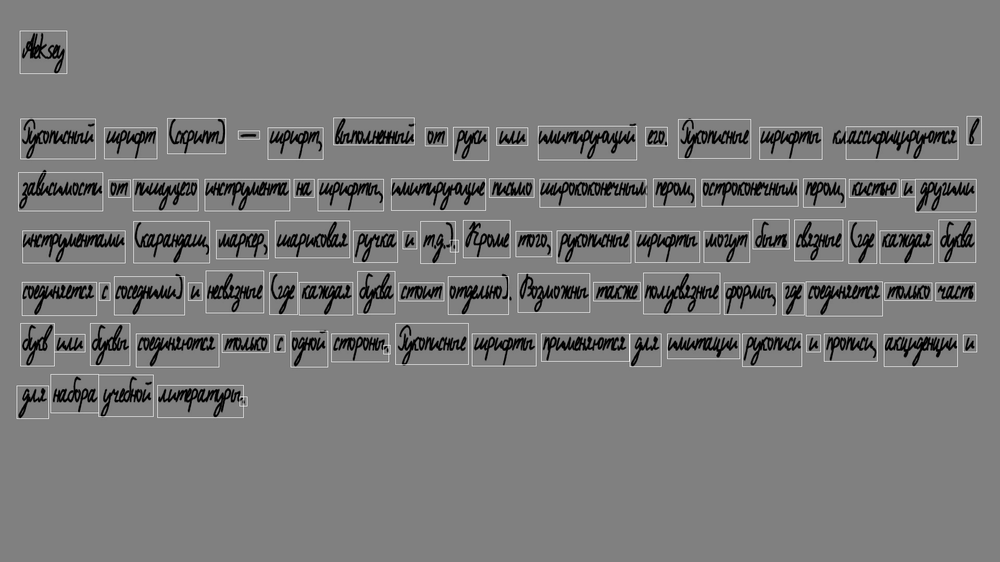
#> input picture DetectingWordsNN/src/image-0.png, 1000 x 562 px, shrunk from 1920 x 1080 before the run
$ python -i scan_photo.py   (imports and definitions only)
#> lines starting #> are read from the running program, lines starting #| are printed output that depends on the picture; after the words box and inside, x2 and y2 are one past the last pixel; in counts of white or black regions, pixels touching at a corner belong together
#> further down, picture is the input picture: shape (562, 1000, 3); min 0, max 250, mean 121.6
# импортирование необходимых библиотек
#тут новый пакет skimage
#from skimage.filters import threshold_local
#
import numpy as np
import cv2
import imutils
from skimage.filters import threshold_local
from path import Path
from typing import List

def scaner(image):
    #смотри что собрал - сканер документа по фотографии, работает даже если фото под наклоном главное чтобы фон был темнее листа
    # фон светлый потому границы листа не найдены параметр для сканируемого изображения


    # прочитать изображение

    orig = image.copy()

    # показать исходное изображение
    cv2.imshow('Original Image', image)
    cv2.waitKey(0) # press 0 to close all cv2 windows
    cv2.destroyAllWindows()

    # конвертация изображения в градации серого. Это уберёт цветовой шум
    grayImage = cv2.cvtColor(image, cv2.COLOR_BGR2GRAY)

    # размытие картинки, чтобы убрать высокочастотный шум
    # это помогает определить контур в сером изображении
    grayImageBlur = cv2.blur(grayImage,(2,2))

    # теперь производим определение границы по методу Canny
    #https://robocraft.ru/blog/computervision/484.html
    edgedImage = cv2.Canny(grayImageBlur, 100 , 300, 3,)
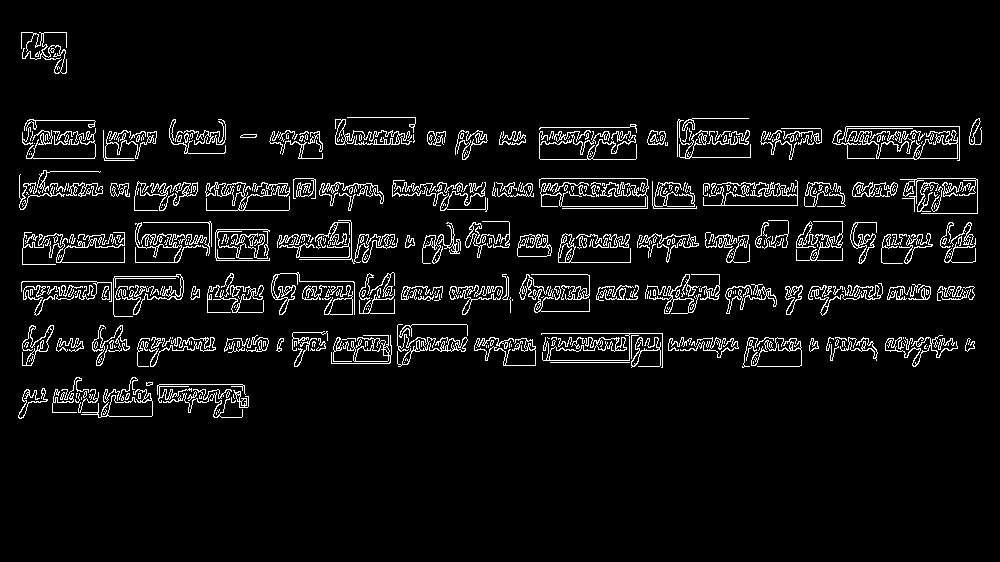
#> edgedImage: shape (562, 1000); 6% white in thin lines or dots, all inside (x1, y1, x2, y2) = (18, 32, 982, 419)

    # показать серое изображение с определенными границами
    cv2.imshow("gray", grayImage)
    cv2.imshow("grayBlur", grayImageBlur)
    cv2.imshow("Edge Detected Image", edgedImage)
    cv2.waitKey(0) # нажать 0, чтобы закрыть все окна cv2
    cv2.destroyAllWindows()

    # найти контуры на обрезанном изображении, рационально организовать область
    # оставить только большие варианты
    allContours = cv2.findContours(edgedImage.copy(), cv2.RETR_CCOMP, cv2.CHAIN_APPROX_SIMPLE)
#> allContours = 941 contours, 730 with area under 20; largest, box (x1, y1, x2, y2) and area: (331, 335, 392, 364) 548, (517, 234, 552, 257) 536, (517, 234, 552, 257) 500, (355, 338, 389, 362) 460, (324, 285, 353, 315) 348
    allContours = imutils.grab_contours(allContours)  # RETR_LIST

    # сортировка контуров области по уменьшению и сохранение топ-1
    allContours = sorted(allContours, key=cv2.contourArea, reverse=True)[:1]
#> allContours = 1 contour; box (x1, y1, x2, y2) and area: (331, 335, 392, 364) 548

    try:
        # ищем самый большой контур, потенциально это лист тетрадный, можем его не найти
        # aппроксимация контура
        perimeter = cv2.arcLength(allContours[0], True)
#> perimeter = 560.1
        ROIdimensions = cv2.approxPolyDP(allContours[0], 0.02*perimeter, True)
#> ROIdimensions = contour of 13 points, box (x1, y1, x2, y2) (331, 335, 391, 364), area 221

        # показать контуры на изображении
        cv2.drawContours(image, [ROIdimensions], -1, (0,255,0), 2)
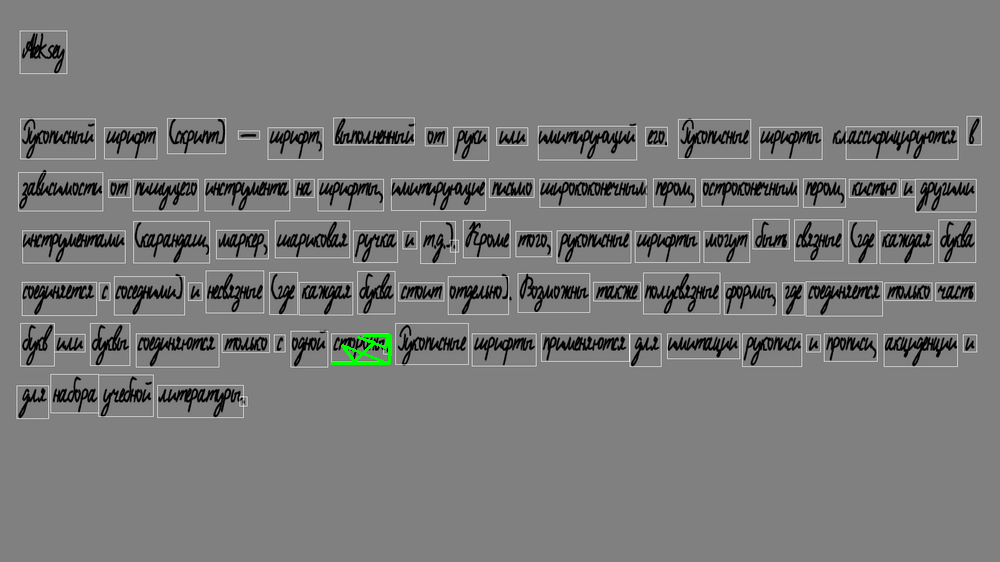
#> image: shape (562, 1000, 3); 0.13% of pixels changed, all inside (x1, y1, x2, y2) = (330, 334, 392, 365)
        cv2.imshow('Contour Outline', image)
        cv2.waitKey(0)
        cv2.destroyAllWindows()

    except:
        print(f'Не найдено контуров')
        # если произошла ошибка - возвращаем оригинал
        return False, orig
    try:
        # вырезаем самый большой контур(лист) и делаем его прямоугольным. если контур имеет больше 4 вершин то ошибка будет

        # изменение массива координат
        ROIdimensions = ROIdimensions.reshape(4,2)

        # список удержания координат ROI
        rect = np.zeros((4,2), dtype='float32')

        # наименьшая сумма будет у верхнего левого угла,
        # наибольшая — у нижнего правого угла
        s = np.sum(ROIdimensions, axis=1)
        rect[0] = ROIdimensions[np.argmin(s)]
        rect[2] = ROIdimensions[np.argmax(s)]

        # верх-право будет с минимальной разницей
        # низ-лево будет иметь максимальную разницу
        diff = np.diff(ROIdimensions, axis=1)
        rect[1] = ROIdimensions[np.argmin(diff)]
        rect[3] = ROIdimensions[np.argmax(diff)]

        # верх-лево, верх-право, низ-право, низ-лево
        (tl, tr, br, bl) = rect

        # вычислить ширину ROI
        widthA = np.sqrt((tl[0] - tr[0])**2 + (tl[1] - tr[1])**2 )
        widthB = np.sqrt((bl[0] - br[0])**2 + (bl[1] - br[1])**2 )
        maxWidth = max(int(widthA), int(widthB))

        # вычислить высоту ROI
        heightA = np.sqrt((tl[0] - bl[0])**2 + (tl[1] - bl[1])**2 )
        heightB = np.sqrt((tr[0] - br[0])**2 + (tr[1] - br[1])**2 )
        maxHeight = max(int(heightA), int(heightB))

        # набор итоговых точек для обзора всего документа
        # размер нового изображения
        dst = np.array([
            [0,0],
            [maxWidth-1, 0],
            [maxWidth-1, maxHeight-1],
            [0, maxHeight-1]], dtype="float32")

        # вычислить матрицу перспективного преобразования и применить её
        transformMatrix = cv2.getPerspectiveTransform(rect, dst)

        # преобразовать ROI
        scan = cv2.warpPerspective(orig, transformMatrix, (maxWidth, maxHeight))

        # давайте посмотрим на свёрнутый документ
        cv2.imshow("Scaned",scan)
        cv2.waitKey(0)
        cv2.destroyAllWindows()

        # конвертация в серый
        scanGray = cv2.cvtColor(scan, cv2.COLOR_BGR2GRAY)

        # показать финальное серое изображение
        cv2.imshow("scanGray", scanGray)
        cv2.waitKey(0)
        cv2.destroyAllWindows()

        # конвертация в черно-белое с высоким контрастом для документов
        # увеличить контраст в случае с документом
        T = threshold_local(scanGray, 9, offset=8, method="gaussian")
        scanBW = (scanGray > T).astype("uint8") * 255
        # показать финальное изображение с высоким контрастом
        cv2.imshow("scanBW", scanBW)
        cv2.waitKey(0)
        cv2.destroyAllWindows()

        # все отработало, мы вырезали и отсканировали изображение
        return True, scanBW
    except Exception as e:
        return False, orig

>>> import cv2
>>> picture = cv2.imread('image-0.png')
>>> result = scaner(picture)

$ run again, on DetectingWordsNN/src/image-1.png
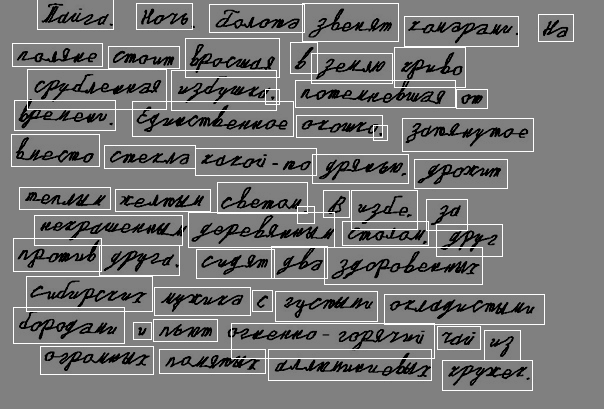
#> input picture DetectingWordsNN/src/image-1.png, 604 x 409 px
#> picture is the input picture: shape (409, 604, 3); min 0, max 255, mean 121.8
#> in scaner, `edgedImage = cv2.Canny(grayImageBlur, 100 , 300, 3,)`:
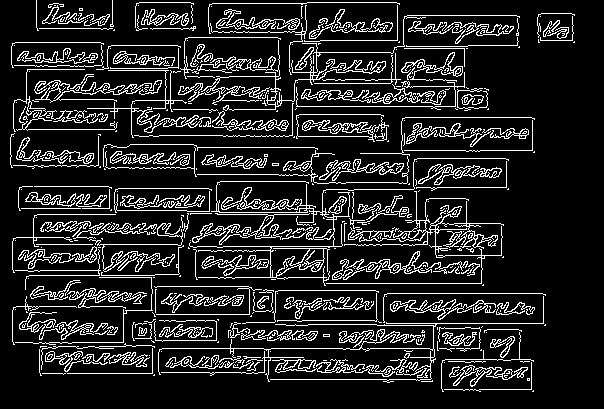
#> edgedImage: shape (409, 604); 14% white in thin lines or dots, all inside (x1, y1, x2, y2) = (10, 0, 575, 392)
#> in scaner, `allContours = cv2.findContours(edgedImage.copy(), cv2.RETR_CCOMP, cv2...`: allContours = 944 contours, 749 with area under 20; largest, box (x1, y1, x2, y2) and area: (178, 15, 520, 111) 1018, (189, 158, 509, 286) 908, (326, 191, 504, 284) 722, (272, 359, 418, 377) 550, (192, 213, 310, 245) 494
#> in scaner, `allContours = sorted(allContours, key=cv2.contourArea, reverse=True)[:1]`: allContours = 1 contour; box (x1, y1, x2, y2) and area: (178, 15, 520, 111) 1018
#> perimeter = 2496.4
#> ROIdimensions = [[519, 16], [178, 94]]
#> in scaner, `cv2.drawContours(image, [ROIdimensions], -1, (0,255,0), 2)`:
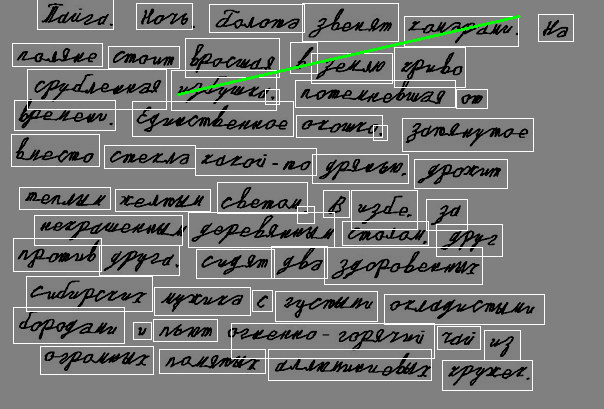
#> image: shape (409, 604, 3); 0.41% of pixels changed, all inside (x1, y1, x2, y2) = (177, 15, 521, 96)

$ run again, on DetectingWordsNN/src/image-2.png
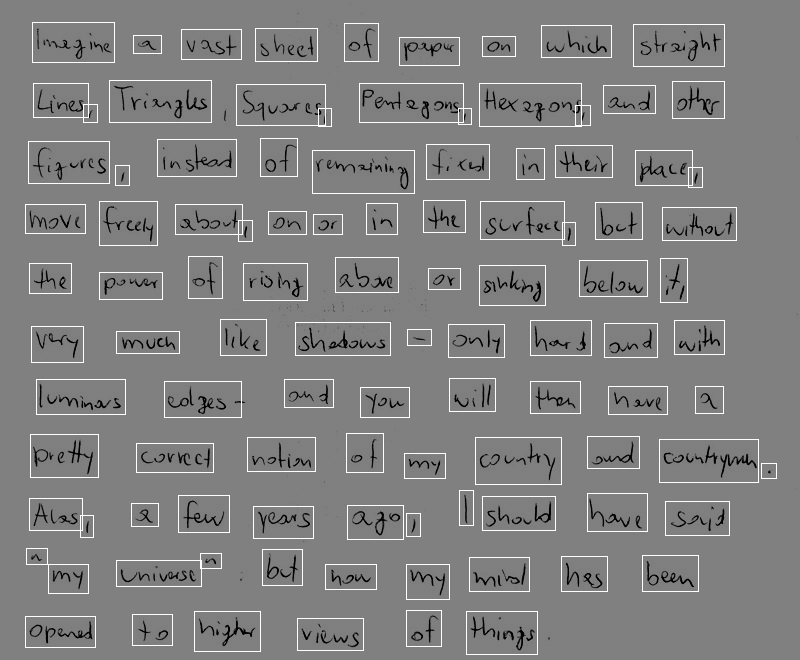
#> input picture DetectingWordsNN/src/image-2.png, 800 x 660 px
#> picture is the input picture: shape (660, 800, 3); min 0, max 255, mean 128.6
#> in scaner, `edgedImage = cv2.Canny(grayImageBlur, 100 , 300, 3,)`:
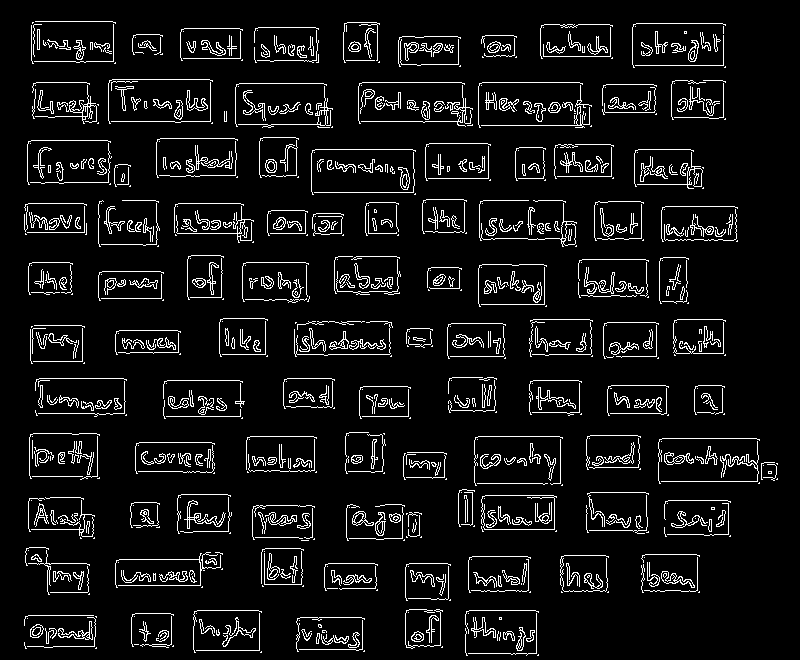
#> edgedImage: shape (660, 800); 7.4% white in thin lines or dots
#> in scaner, `allContours = cv2.findContours(edgedImage.copy(), cv2.RETR_CCOMP, cv2...`: allContours = 1263 contours, 905 with area under 20; largest, box (x1, y1, x2, y2) and area: (481, 495, 557, 530) 2434, (481, 495, 555, 530) 2418, (479, 200, 577, 247) 289, (563, 223, 576, 246) 198, (661, 571, 695, 588) 192
#> in scaner, `allContours = sorted(allContours, key=cv2.contourArea, reverse=True)[:1]`: allContours = 1 contour; box (x1, y1, x2, y2) and area: (481, 495, 557, 530) 2434
#> perimeter = 238.5
#> ROIdimensions = [[482, 496], [484, 529], [554, 529], [556, 496]]
#> image: shape (660, 800, 3); 0.12% of pixels changed, all inside (x1, y1, x2, y2) = (481, 495, 558, 531)
#> s = [978, 1013, 1083, 1052]
#> diff = [14, 45, -25, -60]
#> in scaner, `scanBW = (scanGray > T).astype("uint8") * 255`:
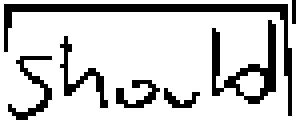
#> scanBW: shape (33, 74) (shown 4 times larger); 81.2% white; black in thin lines or dots, all inside (x1, y1, x2, y2) = (1, 0, 74, 30)

$ run again, on DetectingWordsNN/src/image-3.png
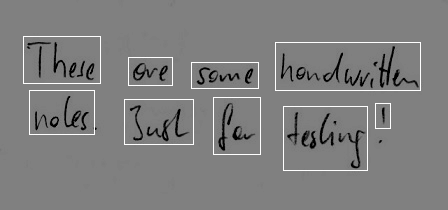
#> input picture DetectingWordsNN/src/image-3.png, 448 x 210 px
#> picture is the input picture: shape (210, 448, 3); min 0, max 255, mean 126.5
#> in scaner, `edgedImage = cv2.Canny(grayImageBlur, 100 , 300, 3,)`:
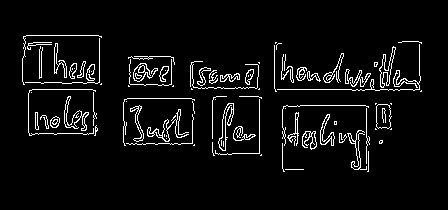
#> edgedImage: shape (210, 448); 5.3% white in thin lines or dots, all inside (x1, y1, x2, y2) = (22, 35, 422, 172)
#> in scaner, `allContours = cv2.findContours(edgedImage.copy(), cv2.RETR_CCOMP, cv2...`: allContours = 140 contours, 89 with area under 20; largest, box (x1, y1, x2, y2) and area: (376, 104, 392, 129) 311, (376, 104, 391, 129) 310, (379, 46, 396, 88) 198, (379, 47, 396, 88) 186, (147, 109, 189, 142) 170
#> in scaner, `allContours = sorted(allContours, key=cv2.contourArea, reverse=True)[:1]`: allContours = 1 contour; box (x1, y1, x2, y2) and area: (376, 104, 392, 129) 311
#> perimeter = 79.11
#> ROIdimensions = [[378, 104], [376, 106], [376, 126], [378, 128], [388, 128], [391, 116], [389, 116], [389, 105]]
#> in scaner, `cv2.drawContours(image, [ROIdimensions], -1, (0,255,0), 2)`:
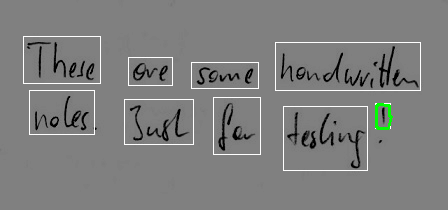
#> image: shape (210, 448, 3); 0.22% of pixels changed, all inside (x1, y1, x2, y2) = (375, 103, 393, 130)
